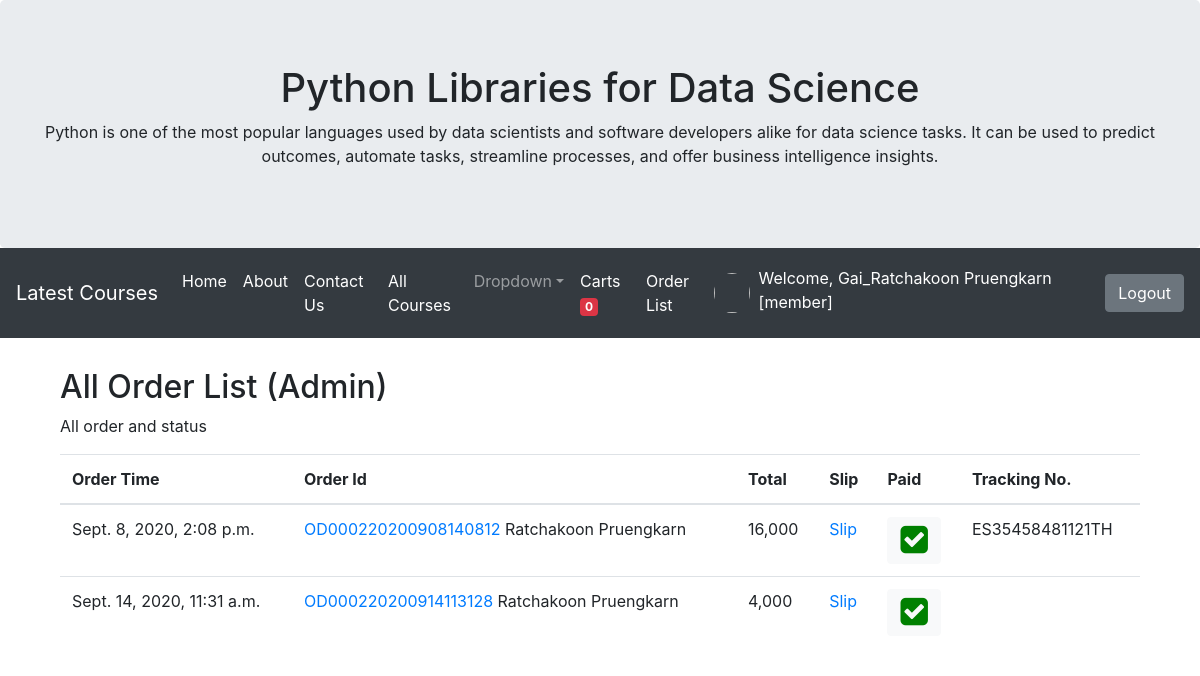
The app's page /allorderlist/ (signed in) with its own data.
### myapp/models.py (models this page shows, shortened)
class Profile(models.Model):
	user = models.OneToOneField(User,on_delete = models.CASCADE)
	photo = models.ImageField(upload_to="photoprofile", null=True, blank=True,default='default.png')
	usertype = models.CharField(max_length=100,default='member')
	cartquan = models.IntegerField(default=0)

class OrderPending(models.Model):
	orderid = models.CharField(max_length=100)
	user = models.ForeignKey(User,on_delete=models.CASCADE)
	name = models.CharField(max_length=100)
	tel = models.CharField(max_length=100)
	address = models.TextField()
	shipping = models.CharField(max_length=100)
	payment = models.CharField(max_length=100)
	other = models.TextField(blank=True, null=True)
	stamp = models.DateTimeField(auto_now_add=True, blank=True, null=True)
	paid = models.BooleanField(default=False)
	slip = models.ImageField(upload_to="slip", null=True, blank=True)
	sliptime= models.CharField(max_length=100, null=True, blank=True)
	paymentid = models.CharField(max_length=100, null=True, blank=True)
	trackingnumber = models.CharField(max_length=100, null=True, blank=True)

### myapp/views.py (the view)
# urls.py: path('allorderlist/', AllOrderListPage, name = 'allorderlist-page'),
def AllOrderListPage(request):
	context = {}
	order = OrderPending.objects.all()
	for od in order:
		orderid = od.orderid
		odlist = OrderList.objects.filter(orderid = orderid) #หาผลรวมใน orderlist
		total = sum([c.total for c in odlist]) #รวมราคา
		od.total = total
	context['allorder'] = order
	return render(request,'myapp/allorderlist.html',context)

### myapp/template/myapp/allorderlist.html
{% extends 'myapp/base.html' %}
{% load humanize %}
{% block content %}
	<div class="container">
	  <h2>All Order List (Admin)</h2>
	  <p>All order and status</p>
	  <table class="table">
		<thead>
		  <tr>
		  	<th>Order Time</th>
			<th>Order Id</th>
			<th>Total</th>
			<th>Slip</th>
			<th>Paid</th>
			<th>Tracking No.</th>
		  </tr>
		</thead>
		<tbody>
		{% for od in allorder %}
		  <tr>
			<td>{{od.stamp}}</td>
			<td>
				<a href="{% url 'updatetracking' od.orderid %}">
				{{od.orderid}}
				</a>
				{{od.name}}
			</td>
			<td>{{od.total|intcomma}}</td>
			<td>
				{% if od.paid %}
					<a href="{{od.slip.url}}">Slip</a>
				{% else %}
					<i class="fa fa-window-close" style="font-size:32px;color: red;"></i>
				{% endif %}
			</td>
			<td>
				{% if od.paid and od.slip %}
					<a class="btn btn-light" href="{% url 'updatestatus' od.orderid 'cancel' %}">
						<i class="fa fa-check-square" style="font-size:32px;color: green;"></i>
					</a>
				{% elif od.paid == False and not od.slip %}
					<i class="fa fa-window-close" style="font-size:32px;color: red;"></i>
				{% else %}
					<a class="btn btn-light" href="{% url 'updatestatus' od.orderid 'confirm' %}">
						<i class="fa fa-plus-square" style="font-size:16px;color: blue;"> Confirm</i>
					</a>
				{% endif %}
			</td>
			<td>
				{% if od.trackingnumber != None %}
					{{od.trackingnumber}}
				{% endif %}
			</td>
		  </tr>
		 {% endfor %}
		</tbody>
	  </table>
	</div>
{% endblock content %}

### myapp/template/myapp/base.html (shortened to what this page needs)
<!DOCTYPE html>
<html lang="en">
<head>
	<link rel="stylesheet" href="https://maxcdn.bootstrapcdn.com/bootstrap/4.5.0/css/bootstrap.min.css">
	<link rel="stylesheet" href="https://cdnjs.cloudflare.com/ajax/libs/font-awesome/4.7.0/css/font-awesome.min.css">
</head>
<body>
<div class="jumbotron text-center" style="margin-bottom: 0" >
	<h1>Python Libraries for Data Science</h1>
	<p>Python is one of the most popular languages used by data scientists and software developers alike for data science tasks. It can be used to predict outcomes, automate tasks, streamline processes, and offer business intelligence insights.</p>
</div>
<nav class="navbar navbar-expand-sm bg-dark navbar-dark">
	<a class="navbar-brand" href="{% url 'lastest-page' %}">Latest Courses</a>
	<div class="collapse navbar-collapse" id="navbarsExampleDefault">
		<ul class="navbar-nav mr-auto">
			<li class="nav-item active">
				<a class="nav-link" href="{% url 'home-page' %}">Home <span class="sr-only">(current)</span></a>
			</li>
			{% if user.profile.usertype != 'admin' %}
			<li class="nav-item active">
				<a class="nav-link" href="{% url 'about-page' %}">About <span class="sr-only">(current)</span></a>
			</li>
			<li class="nav-item active">
				<a class="nav-link" href="{% url 'contact-page' %}">Contact Us <span class="sr-only">(current)</span></a>
			</li>
			{% endif %}
			<li class="nav-item active">
				<a class="nav-link" href="{% url 'allproducts-page' %}">All Courses <span class="sr-only">(current)</span></a>
			</li>
			<li class="nav-item dropdown">
				<a class="nav-link dropdown-toggle" href="#" id="dropdown01" data-toggle="dropdown" aria-haspopup="true" aria-expanded="false">Dropdown</a>
			</li>
			{% if user.is_authenticated and user.profile.usertype == 'member' %}
			<li class="nav-item active">
				<a class="nav-link" href="{% url 'mycart-page' %}">Carts <span class="badge badge-danger">{{user.profile.cartquan}}</span></span> <span class="sr-only">(current)</span></a>
			</li>
			{% endif %}
			<li class="nav-item active">
				<a class="nav-link" href="{% url 'orderlist-page' %}">Order List</a>
			</li>
		</ul>
		{% if user.is_authenticated %}
			<img scr="{{user.profile.photo.url}}" style="width: 40px; height: 40px;" class="rounded-circle">&nbsp;&nbsp;
			<p style="color: white;margin-top: 10px;">Welcome,&nbsp;{{user.first_name}}&nbsp;{{user.last_name}}&nbsp; [{{user.profile.usertype}}]&nbsp;&nbsp;</p>
			<a class="btn btn-secondary" href="{% url 'logout' %}">Logout</a>
		{% else %}
			<a class="btn btn-primary" href="{% url 'register-page' %}">Register</a>&nbsp;&nbsp;&nbsp;
		<a class="btn btn-primary" href="{% url 'login' %}">Login</a>
		{% endif %}
	</div>
</nav>
<div class="container" style="margin-top: 30px">
	{% block content %}
	{% endblock content %}
</div>
</body>
</html>

### records on screen
OrderPending: stamp "Sept. 8, 2020, 2:08 p.m.", orderid "OD000220200908140812", name "Ratchakoon Pruengkarn", total "16,000", paid True (drawn), trackingnumber "ES35458481121TH"
OrderPending: stamp "Sept. 14, 2020, 11:31 a.m.", orderid "OD000220200914113128", name "Ratchakoon Pruengkarn", total "4,000", paid True (drawn)

### other values on screen
{{ user.profile.cartquan }} "0"
{{ user.first_name }} "Gai_Ratchakoon"
{{ user.last_name }} "Pruengkarn"
{{ user.profile.usertype }} "member"
